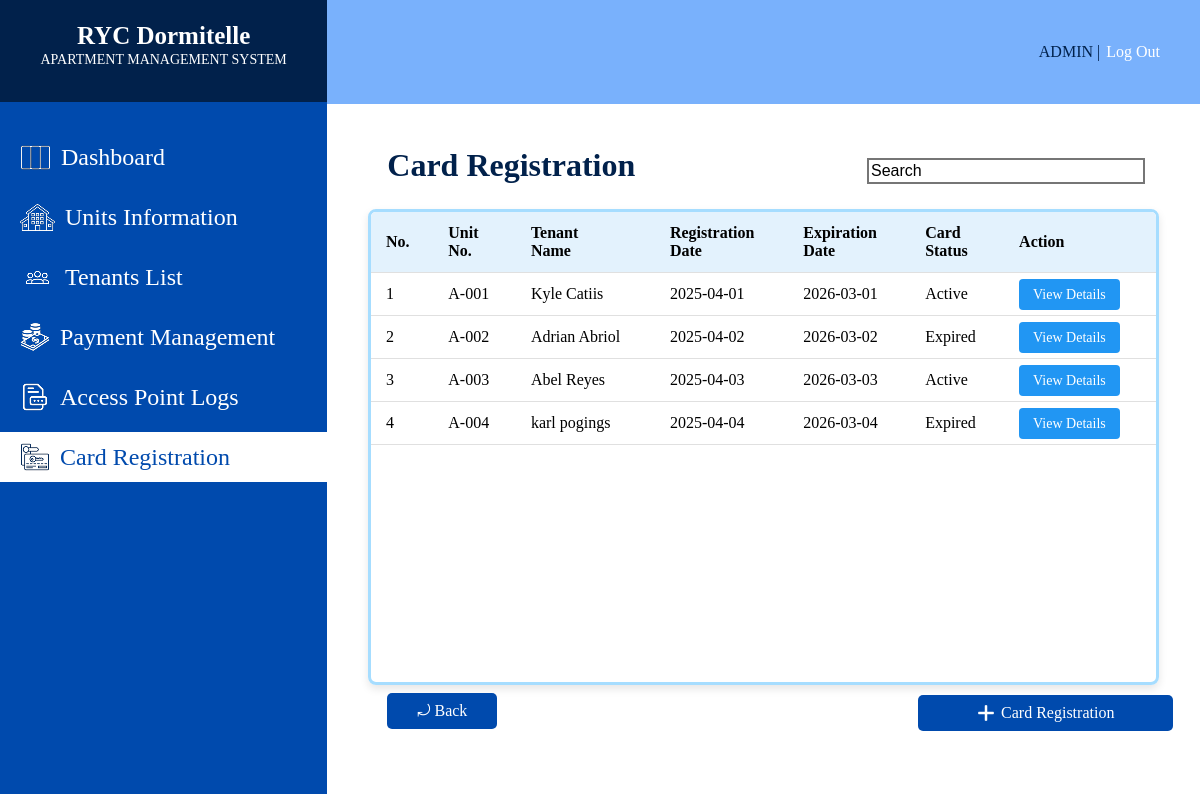
Screenshot of /CARDREGISTRATION.php with the database file from the repository.
### tables this page shows
CREATE TABLE `card_registration` (
  `card_no` varchar(15) NOT NULL,
  `tenant_ID` varchar(12) NOT NULL,
  `registration_date` date NOT NULL,
  `card_expiry` date NOT NULL,
  `card_status` varchar(10) NOT NULL
);

CREATE TABLE `tenant_unit` (
  `tenant_ID` varchar(12) NOT NULL,
  `unit_no` varchar(10) NOT NULL,
  `lease_start_date` date NOT NULL,
  `lease_end_date` date NOT NULL,
  `occupant_count` smallint(2) NOT NULL,
  `deposit` mediumint(6) NOT NULL,
  `balance` mediumint(6) NOT NULL,
  `lease_payment_due` varchar(30) NOT NULL,
  `lease_status` varchar(10) NOT NULL
);

CREATE TABLE `tenants` (
  `tenant_ID` varchar(12) NOT NULL,
  `tenant_name` varchar(15) NOT NULL,
  `contact_number` varchar(13) NOT NULL,
  `email` varchar(30) NOT NULL,
  `emergency_contact_name` varchar(25) NOT NULL,
  `emergency_contact_num` varchar(13) NOT NULL,
  `tenant_image` varchar(255) NOT NULL
);

### CARDREGISTRATION.php (the view, shortened to what this page needs)
<?php
$servername = "localhost";
$username = "root";
$password = "";
$dbname = "ryc_dormitelle";
$conn = new mysqli($servername, $username, $password, $dbname);
$sql = "SELECT tenant_unit.unit_no, tenants.tenant_name, registration_date, card_expiry, card_status
        FROM card_registration
        LEFT JOIN tenant_unit ON card_registration.tenant_ID = tenant_unit.tenant_ID
        INNER JOIN tenants ON tenant_unit.tenant_ID = tenants.tenant_ID";
$result = $conn->query($sql);
?>
<!DOCTYPE html>
<html lang="en">
<head>
</head>
<body>
    <div class="sideBar">
        <div class="systemTitle">
            <h1>RYC Dormitelle</h1>
            <p>APARTMENT MANAGEMENT SYSTEM</p>
        </div>
        <div class="sidebarContent">
            <div class="card">
                <a href="DASHBOARD.php" class="changeicon">
                    <img src="sidebarIcons/DashboardIconWht.png" alt="Dashboard Icon" class="DsidebarIcon" style="margin-right: 10px;">
                    Dashboard
                </a>
            </div>
            <div class="card">
                <a href="UNITSINFORMATION.php">
                    <img src="sidebarIcons/UnitsInfoIconWht.png" alt="Units Information Icon" class="UIsidebarIcon" style="margin-right: 10px;">
                    Units Information</a>
            </div>
            <div class="card">
                <a href="TENANTSLIST.php">
                    <img src="sidebarIcons/TenantsInfoIconWht.png" alt="Tenants Information Icon" class="THsidebarIcon" style="margin-right: 10px;">
                    Tenants List</a>
            </div>
            <div class="card">
                <a href="PAYMENTMANAGEMENT.php">
                    <img src="sidebarIcons/PaymentManagementIconWht.png" alt="Payment Management Icon" class="PMsidebarIcon" style="margin-right: 10px;">
                    Payment Management</a>
            </div>
            <div class="card">
                <a href="ACCESSPOINTLOGS.php">
                    <img src="sidebarIcons/AccesspointIconWht.png" alt="Access Point Logs Icon" class="APLsidebarIcon" style="margin-right: 10px;">
                    Access Point Logs</a>
            </div>
            <div class="card">
                <a href="CARDREGISTRATION.php" style="background-color: #FFFF; color: #004AAD;">
                    <img src="sidebarIcons/CardregisterIcon.png" alt="Card Registration Icon" class="CGsidebarIcon" style="margin-right: 10px;">
                    Card Registration</a>
            </div>
        </div>
    </div>
        <div class="mainBody">
            <div class="header">
                <div class="headerContent">
                    <a href="ADMINPROFILE.php" class="adminTitle">ADMIN</a>
                    <p class="adminLogoutspace">&nbsp;|&nbsp;</p>
                    <a href="LOGIN.php" class="logOutbtn">Log Out</a>
                </div>
            </div>
            <div class="mainContent">
                <div class="tenantHistoryHead">
                    <h4>Card Registration</h4>
                    <input type="text" placeholder="Search" class="searbar">
                </div>
                <div class="table-container">
                    <div class="table-scroll">
                      <table>
                        <thead>
                          <tr>
                            <th>No.</th>
                            <th>Unit<br>No.</th>
                            <th>Tenant<br>Name</th>
                            <th>Registration<br>Date</th>
                            <th>Expiration<br>Date</th>
                            <th>Card<br>Status</th>
                            <th>Action</th>
                          </tr>
                        </thead>
                        <tbody>
                            <?php
                            if ($result->num_rows > 0) {
                                $count = 1;
                                while($row = $result->fetch_assoc()) {
                                    echo "<tr>";
                                    echo "<td>" . $count++ . "</td>";
                                    echo "<td>" . htmlspecialchars($row['unit_no']) . "</td>";
                                    echo "<td>" . htmlspecialchars($row['tenant_name']) . "</td>";
                                    echo "<td>" . htmlspecialchars($row['registration_date']) . "</td>";
                                    echo "<td>" . htmlspecialchars($row['card_expiry']) . "</td>";
                                    echo "<td>" . htmlspecialchars($row['card_status']) . "</td>";
                                    echo "<td><a href='CARDRENEWORDELETE.php' class='action-btn'>View Details</a></td>";
                                    echo "</tr>";
                                }
                            } else {
                                echo "<tr><td colspan='7' style='text-align:center;'>No records found</td></tr>";
                            }
                            ?>
                        </tbody>
                      </table>
                    </div>
                  </div>
            </div>
            <div class="footbtnContainer">
                <a href="DASHBOARD.php" class="backbtn">&#10558; Back</a>
                <a href="CARDREGISTER.php" class="addtenantbtn">
                    <img src="UnitsInfoIcons/pluswht.png" alt="Plus Sign" class="addtenantbtnIcon">
                    Card Registration</a>
            </div>
        </div>
</body>
</html>

### CARDREGISTRATION.php (style rules this page uses)
body { display: flex; margin: 0; background-color: #FFFF; }
.sideBar { width: 450px; height: 100%; background-color: #01214B; }
.systemTitle { text-align: center; height: 10vh; padding-bottom: 5.3px; }
.systemTitle h1 { font-size: 25px; font-family: Inria Serif; align-items: center; position: relative; top: 5px; color: #FFFF; }
.systemTitle p { font-size: 14px; font-family: Inria Serif; position: relative; bottom: 10px; color: #FFFF; }
.sidebarContent { padding-top: 20px; height: 84vh; background-color: #004AAD; display: block; }
.card { width: 100%; height: 50px; display: flex; margin: 10px 0px 10px; align-items: center; justify-content: center; }
.card a { margin: auto 0px auto 0px; font-size: 24px; padding-left: 20px; font-weight: 500; display: flex; text-decoration: none; align-items: center; color: #01214B; height: 100%; width: 100%; background-color: #004AAD; color: white; }
.mainBody { width: 100vw; height: 100%; background-color: white; }
.header { height: 13vh; width: 100%; background-color: #79B1FC; display: flex; justify-content: end; align-items: center; }
.headerContent { margin-right: 40px; display: flex; justify-content: center; align-items: center; }
.adminTitle { font-size: 16px; color: #01214B; position: relative; text-decoration: none; }
.adminLogoutspace { font-size: 16px; color: #01214B; position: relative; text-decoration: none; }
.logOutbtn { font-size: 16px; color: #FFFF; position: relative; margin-left: 2px; text-decoration: none; }
.mainContent { height: 100%; width: 100%; margin: 0px auto; background-color: #FFFF; }
.tenantHistoryHead { display: flex; justify-content: space-between; width: 100%; align-items: center; }
.tenantHistoryHead h4 { color: #01214B; font-size: 32px; margin-left: 60px; height: 20px; align-items: center; }
.searbar { height: 20px; width: 270px; margin-right: 55px; border-style: solid; font-size: 16px; position: relative; top: 14px; }
::placeholder { color: #000000; opacity: 1; }
.table-container { width: 90%; margin: 0 auto; border: 3px solid #A6DDFF; border-radius: 8px; height: 470px; overflow: hidden; box-shadow: 0 4px 8px rgba(0,0,0,0.1); }
.table-scroll { max-height: 500px; overflow-y: auto; overflow-x: auto; scrollbar-width: none; }
table { width: 100%; border-collapse: collapse; border-color: #A6DDFF; background-color: white; }
th, td { padding: 12px 15px; text-align: left; border-bottom: 1px solid #e0e0e0; }
th { background-color: #e3f2fd; font-weight: bold; position: sticky; top: 0; z-index: 1; }
.action-btn { background-color: #2196f3; color: white; border: none; padding: 8px 14px; border-radius: 4px; cursor: pointer; text-decoration: none; font-size: 14px; }
.footbtnContainer { width: 90%; height: 20px; margin-left: 60px; display: flex; position: relative; top: 38px; justify-content: space-between; align-items: center; }
.backbtn { height: 36px; width: 110px; position: relative; display: flex; align-items: center; justify-content: center; bottom: 22px; background-color: #004AAD; color: #FFFFFF; text-decoration: none; border-radius: 5px; }
.addtenantbtn { height: 36px; width: 255px; position: relative; display: flex; align-items: center; justify-content: center; bottom: 20px; background-color: #004AAD; color: #FFFFFF; text-decoration: none; border-radius: 5px; }
.addtenantbtnIcon { height: 20px; width: 20px; margin-right: 5px; }

### rows the page displays
card_registration: tenant_unit.unit_no "A-001", tenant_ID.tenant_name "Kyle Catiis", registration_date "2025-04-01", card_expiry "2026-03-01", card_status "Active"
card_registration: tenant_unit.unit_no "A-002", tenant_ID.tenant_name "Adrian Abriol", registration_date "2025-04-02", card_expiry "2026-03-02", card_status "Expired"
card_registration: tenant_unit.unit_no "A-003", tenant_ID.tenant_name "Abel Reyes", registration_date "2025-04-03", card_expiry "2026-03-03", card_status "Active"
card_registration: tenant_unit.unit_no "A-004", tenant_ID.tenant_name "karl pogings", registration_date "2025-04-04", card_expiry "2026-03-04", card_status "Expired"
